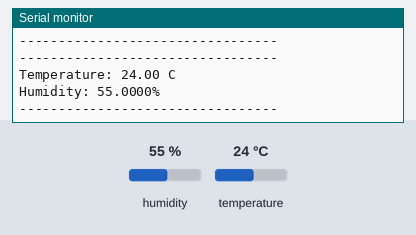
This sketch was run on a simulated ESP8266 (NodeMCU). Parts: the last lines printed to the serial monitor. Inputs (shaded band) come from the test bench; at power-on: humidity 55 %, temperature 24 °C.

Above: at 3.8 s.
3.9 s: humidity set to 22 %
At 7.3 s:
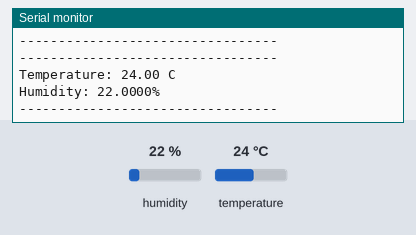
7.8 s: temperature set to 12 °C
At 9.4 s:
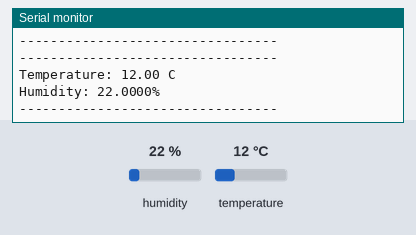
11.7 s: humidity set to 40 %
At 12.7 s:
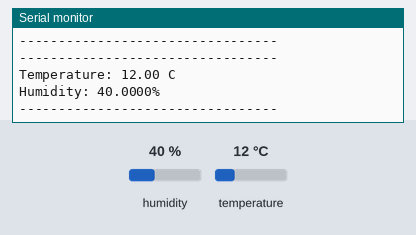
Timing chart, 0 to 14.7 s (numbered marks = the images above; inputs shaded):
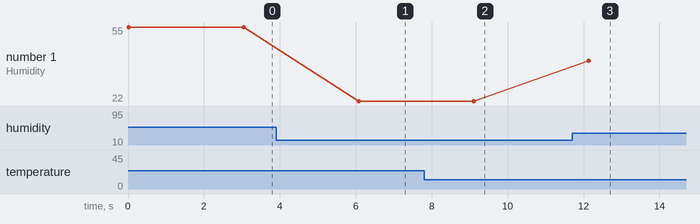

Measured:
- after the input at 3.9 s, the serial monitor: prints a new line after 2.2 s (image 1)
- after the input at 7.8 s, the serial monitor: prints a new line after 1.3 s (image 2)
- after the input at 11.7 s, the serial monitor: prints a new line after 0.43 s (image 3)
- plotted number 1: 55 → 22 after the input at 3.9 s, 22 → 40 after the input at 11.7 s

The sketch:

lab9_5.ino
```cpp
#include <ESP8266WiFi.h>
#include <DHT.h>
/*    Sensor model    */
#define DHTTYPE DHT11 //'DHT21, DHT22'
/*    Pin GPIO2   */
#define DHTPIN 2 // GPIO2

DHT dht(DHTPIN, DHTTYPE, 27); // 'DHT11 works fine for ESP8266 threshold => MHZ CPU'
/**Variables for Humidity and Temperature**/


float temperature; // 'double'

float humidity;
void setup()
{
Serial.begin(115200);
dht.begin();
}
void loop(){
temperature = dht.readTemperature();
humidity = dht.readHumidity();
Serial.println("---------------------------------");
Serial.print("Temperature: ");
Serial.print(temperature);
Serial.println(" C ");
Serial.print("Humidity: ");
Serial.print(humidity, 4);
Serial.println("%");
Serial.println("---------------------------------");
Serial.println() ;
delay(3000);
} // EOF loop()
```
